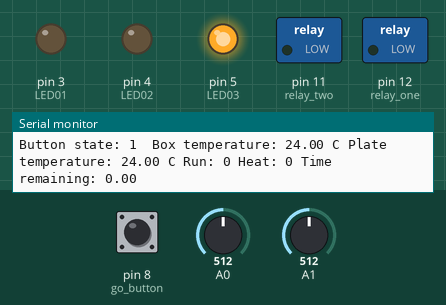
This sketch was run on a simulated Arduino Uno, built with avr-gcc and run on an emulated ATmega328P. Parts: switched loads named in the sketch (green lamp = pin HIGH), output pins drawn as LEDs (lit = HIGH), the last lines printed to the serial monitor. Inputs (shaded band) come from the test bench; at power-on: pin 8 (go_button) HIGH, A1 = 512, A0 = 512.

Above: at 1.2 s.
1.3 s: pin 8 (go_button) pulled LOW for 1 s
At 2.6 s:
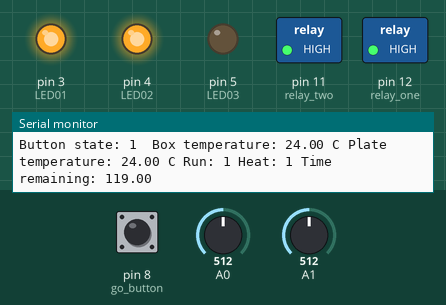
3.8 s: A1 set to 219
5.3 s: A1 set to 186
At 6.6 s:
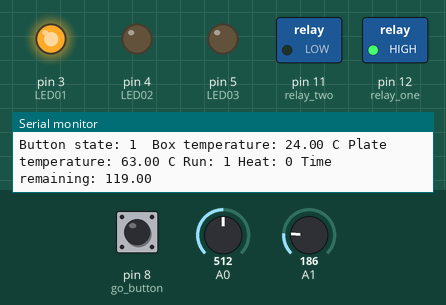
9.9 s: pin 8 (go_button) pulled LOW for 3.2 s
At 10.6 s:
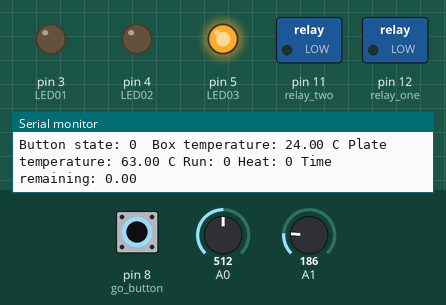
14.6 s: A0 set to 789
17.6 s: A0 set to 812
Timing chart, 0 to 20.6 s (numbered marks = the images above; inputs shaded):
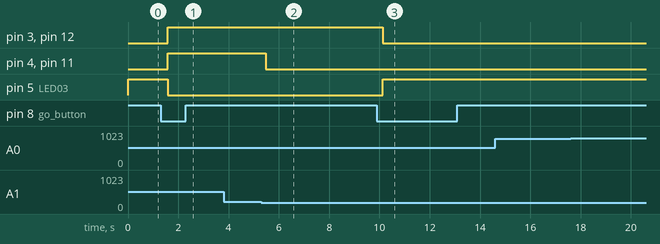

The sketch:

UVCuring.ino
```cpp
// (licence header left out)
// Define some constants
// NUMSAMPLES: Number of samples for averaged R reading from thermistor
// THERMISTORNOMINAL is used in the Steinhart-Hart equation to convert R to temp
// TEMPERATURENOMINAL  is used in the Steinhart-Hart equation to convert R to temp
// BCOEFFICIENT is used in the Steinhart-Hart equation to convert R to temp
// RESISTANCE is used in conjunction with the thermistor to convert R (Ohms) to V (Voltage). Install resistors are 100K Ohm.
#define NUMSAMPLES 5
#define THERMISTORNOMINAL 100000
#define TEMPERATURENOMINAL 25
#define BCOEFFICIENT 3950
#define RESISTANCE 100000

// Analog pin assignments for thermistors (100K)
const int box_thermistor = 0;   // Yellow wire 100K Ohm
const int plate_thermistor = 1; // White wire 100K Ohm

// Digital pin assignments
const int relay_one = 12; // Output. Orange wire. Contols heater bed.
const int relay_two = 11; // Output. Blue wire. Controls UV LEDs. Center positive.
const int go_button = 8; // Input. White wire. The top button is used to initiate the curing cycle.
const int LED01 = 3;      // First red LED
const int LED02 = 4;      // Second red LED
const int LED03 = 5;      // Power LED. Currently illuminates box in amber when power is on.
// Might be used to indicate when the main power supply is on.

// Targets
const float target_temp = 60;        // Target curing chamber temperature in degrees C
unsigned long target_time = 7200000; // Target curing time. 120 minutes in milliseconds is 7,200,000

// Control variables
int samples[NUMSAMPLES]; // Array to hold a set of resistance readings for averaging
float box_temp;            // The box temperature as read from the box thermistor
float plate_temp;          // The plate temperature as read from the plate thermistor
boolean heating;         // Heating element is on or off.

// Control button
boolean cycle_run = 0; // If true, the curing process is running
int buttonState;             // the current reading from the input pin
int lastButtonState = LOW;   // the previous reading from the input pin
unsigned long lastDebounceTime = 0;  // the last time the output pin was toggled
unsigned long debounceDelay = 75;    // the debounce time; increase if bouncing still occurs
unsigned long start_time;
unsigned long finish_time;


// Setup
void setup() {

  // Input pins
  pinMode(box_thermistor, INPUT);
  pinMode(plate_thermistor, INPUT);
  pinMode(go_button, INPUT_PULLUP);

  // Output pins
  pinMode(relay_one, OUTPUT);
  pinMode(relay_two, OUTPUT);
  pinMode(LED01, OUTPUT);
  pinMode(LED02, OUTPUT);
  pinMode(LED03, OUTPUT);

  // Set initial states
  digitalWrite(relay_one, LOW); // The relay is NC. Open with LOW, closed with HIGH.
  digitalWrite(relay_two, LOW); // The relay is NC. Open with LOW, closed with HIGH.
  digitalWrite(LED01, LOW);     // Red LEDs are off. Amber on.
  digitalWrite(LED02, LOW);
  digitalWrite(LED03, HIGH);

  // Debugging information to serial monitor
  Serial.begin(9600);

  heating = 0;

}

//Run
void loop() {

  // Check ambient box temperature
  box_temp = check_Temperature(box_thermistor);
  plate_temp = check_Temperature(plate_thermistor);

  // Check the start button using a debounce algorithm
  // Start cycle with a single push. Abort with a double push.
  // We use millis() to detect a double push, control for bounce, and
  // keep track of the time for the 120 minute curing cycle.
  // There is a slight chance that the millis() counter would roll over
  // back to zero during a cycle (this happens every 50 days or so),
  // so we try to account for that. (Currently a FIXME)


  int reading = digitalRead(go_button);
  Serial.println(reading);
  if (reading != lastButtonState) {
    lastDebounceTime = millis();
  }
  if ((millis() - lastDebounceTime) > debounceDelay) {
    if (reading != buttonState) {
      buttonState = reading;
      if (buttonState == LOW) {
        cycle_run = !cycle_run;
        finish_time = millis() + target_time;
      }
    }
  }

  Serial.print("Button state: ");
  Serial.print(buttonState);
  Serial.print(" ");

  if (cycle_run) {
    start_time = millis();
  } else {
    finish_time = 0;
    start_time = 0;
  }

  // Run or terminate curing process
  if      (!cycle_run) {
    heating = 0;
    digitalWrite(relay_one, LOW);
    digitalWrite(relay_two, LOW);
    digitalWrite(LED01, LOW);
    digitalWrite(LED02, LOW);
    digitalWrite(LED03, HIGH);
  }
  else if (cycle_run && ( finish_time <= millis() )) {
    cycle_run = 0;
    heating = 0;
    digitalWrite(relay_one, LOW);
    digitalWrite(relay_two, LOW);
    digitalWrite(LED01, LOW);
    digitalWrite(LED02, LOW);
    digitalWrite(LED03, HIGH);
  }
  else if (cycle_run && ( finish_time > millis() ) && ( plate_temp < target_temp ) ) {
    heating = 1;
    digitalWrite(relay_one, HIGH);
    digitalWrite(relay_two, HIGH);
    digitalWrite(LED01, HIGH);
    digitalWrite(LED02, HIGH);
    digitalWrite(LED03, LOW);
  }
  else if (cycle_run && ( finish_time > millis() ) && ( plate_temp >= target_temp ) ) {
    heating = 0;
    digitalWrite(relay_one, HIGH);
    digitalWrite(relay_two, LOW);
    digitalWrite(LED01, HIGH);
    digitalWrite(LED02, LOW);
    digitalWrite(LED03, LOW);
  }
  else    {
    heating = 0;
    digitalWrite(relay_one, LOW);
    digitalWrite(relay_two, LOW);
    digitalWrite(LED01, LOW);
    digitalWrite(LED02, LOW);
    digitalWrite(LED03, HIGH);
  }

  // Calculate time remaining
  float minutes = (finish_time - start_time) / 60000;

  // Print status and temperature to serial monitor
  Serial.print(" Box temperature: ");
  Serial.print(box_temp);
  Serial.print(" C");
  Serial.print(" Plate temperature: ");
  Serial.print(plate_temp);
  Serial.print(" C");
  Serial.print(" Run: ");
  Serial.print(cycle_run);
  Serial.print(" Heat: ");
  Serial.print(heating);
  Serial.print(" Time remaining: ");
  Serial.println(minutes, 2);

  // save the reading.  Next time through the loop,
  // it'll be the lastButtonState:
  lastButtonState = reading;


  // delay(10);

}


// Functions


// Measure thermisistor resistance and convert to degrees C
// Adafruit as a good tutorial on this,and most of this code
// is drawn from their tutorial.
// We use 5v which should be less noisy as normally the power is
// from a power supply and not USB. When connected to a computer
// to read serial output the temperature values will
// fluctuate a bit do to circuit noise

int check_Temperature(int p) {

  int tpin = p;    // Thermistor ADC value

  uint8_t i;
  float res;       // Measured resistance
  float average;   // ADC average
  float steinhart; // Temperature via Steinhard-Hart equation

  // Convert ADC value to resistance using an average
  // ADC value = R/(R + resistor_value) * Vcc * 1023/Varef
  // Board and, therefore, Varef is 5v
  // So, R = resistor_value/(1023/ADC - 1)
  // R = 100K / (1023/ADC - 1)

  // Take samples
  for (i = 0; i < NUMSAMPLES; i++) {
    samples[i] = analogRead(tpin);
    delay(10);
  }

  // Calculate average
  average = 0;
  for (i = 0; i < NUMSAMPLES; i++) {
    average += samples[i];
  }
  average /= NUMSAMPLES;

  // Convert to R in Ohms
  res = RESISTANCE / (1023 / average - 1);
  // Serial.print("Thermistor resistance ");
  // Serial.println(res, 0);

  // Use R to convert to C via the Steinhart-Hart equation
  // We use the suggested simplified B parameter equation and
  // estimate parameters.
  // 1/T = 1/T0 + 1/Bln(R/R0)
  // Where, T0 is 298.15K at 25 decrees C (room temperature)
  // and B, the coefficient of the thermistor, is 3950

  steinhart = res / THERMISTORNOMINAL;         // (R/Ro)
  steinhart = log(steinhart);                  // ln(R/Ro)
  steinhart /= BCOEFFICIENT;                   // 1/B * ln(R/Ro)
  steinhart += 1.0 / (TEMPERATURENOMINAL + 273.15); // + (1/To)
  steinhart = 1.0 / steinhart;                 // Invert
  steinhart -= 273.15;                         // convert to C

  // Return the temperature value
  return (steinhart);
}
```

Measured:
- the behaviour switches between 204 and 203 on A1 (found by bisection; images 1 and 2)
- after the input at 1.3 s, pin 3 (LED01), pin 4 (LED02), pin 11 (relay_two), pin 12 (relay_one): LOW → HIGH after 0.28 s; pin 5 (LED03): HIGH → LOW after 0.28 s
- after the input at 5.3 s, pin 4 (LED02), pin 11 (relay_two): HIGH → LOW after 0.18 s
- after the input at 9.9 s, pin 3 (LED01), pin 12 (relay_one): HIGH → LOW after 0.22 s; pin 5 (LED03): LOW → HIGH after 0.22 s
